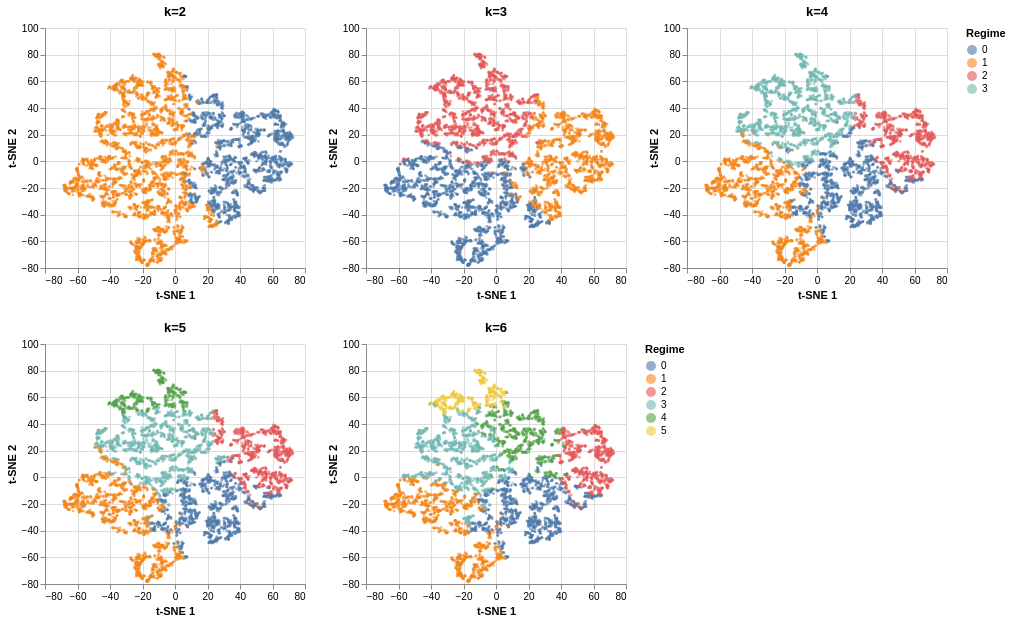

The notebook cell this image was saved under:
### Code cell
tsne_grid(coords, plot_idx, results)

### Figure 1 — Vega specification as saved in the notebook (floating-point values rounded to 4 significant figures; data arrays with more than 128 entries replaced by an {"elided": "..."} marker saying what was removed)
{"$schema": "https://vega.github.io/schema/vega/v5.json", "data": [{"name": "source_0", "values": {"elided": "5000 records"}}, {"name": "source_1", "values": {"elided": "5000 records"}}, {"name": "source_2", "values": {"elided": "5000 records"}}, {"name": "source_3", "values": {"elided": "5000 records"}}, {"name": "source_4", "values": {"elided": "5000 records"}}, {"name": "source_0_concat_0_color_domain_regime_0", "values": [{"regime": "0"}, {"regime": "1"}]}, {"name": "source_1_concat_0_color_domain_regime_1", "values": [{"regime": "1"}, {"regime": "0"}, {"regime": "2"}]}, {"name": "source_2_concat_0_color_domain_regime_2", "values": [{"regime": "0"}, {"regime": "1"}, {"regime": "2"}, {"regime": "3"}]}, {"name": "source_0_concat_0_concat_0_x_domain_tsne_1", "values": [{"min": -68.71, "max": 72.64}]}, {"name": "source_0_concat_0_concat_0_y_domain_tsne_2", "values": [{"min": -78.22, "max": 80.48}]}, {"name": "source_1_concat_0_concat_1_x_domain_tsne_1", "values": [{"min": -68.71, "max": 72.64}]}, {"name": "source_1_concat_0_concat_1_y_domain_tsne_2", "values": [{"min": -78.22, "max": 80.48}]}, {"name": "source_2_concat_0_concat_2_x_domain_tsne_1", "values": [{"min": -68.71, "max": 72.64}]}, {"name": "source_2_concat_0_concat_2_y_domain_tsne_2", "values": [{"min": -78.22, "max": 80.48}]}, {"name": "source_3_concat_1_color_domain_regime_0", "values": [{"regime": "0"}, {"regime": "1"}, {"regime": "2"}, {"regime": "3"}, {"regime": "4"}]}, {"name": "source_4_concat_1_color_domain_regime_1", "values": [{"regime": "0"}, {"regime": "1"}, {"regime": "2"}, {"regime": "3"}, {"regime": "4"}, {"regime": "5"}]}, {"name": "source_3_concat_1_concat_0_x_domain_tsne_1", "values": [{"min": -68.71, "max": 72.64}]}, {"name": "source_3_concat_1_concat_0_y_domain_tsne_2", "values": [{"min": -78.22, "max": 80.48}]}, {"name": "source_4_concat_1_concat_1_x_domain_tsne_1", "values": [{"min": -68.71, "max": 72.64}]}, {"name": "source_4_concat_1_concat_1_y_domain_tsne_2", "values": [{"min": -78.22, "max": 80.48}]}], "signals": [{"name": "childHeight", "value": 240}, {"name": "concat_0_childWidth", "value": 260}, {"name": "concat_1_childWidth", "value": 260}], "marks": [{"type": "group", "name": "concat_0_group", "marks": [{"type": "group", "name": "concat_0_concat_0_group", "encode": {"update": {"width": {"signal": "concat_0_childWidth"}, "height": {"signal": "childHeight"}}}, "marks": [{"type": "symbol", "name": "concat_0_concat_0_marks", "from": {"data": "source_0"}, "encode": {"update": {"fill": {"field": "regime", "scale": "concat_0_color"}, "size": {"value": 8}, "y": {"field": "tsne_2", "scale": "concat_0_concat_0_y"}, "shape": {"value": "circle"}, "x": {"field": "tsne_1", "scale": "concat_0_concat_0_x"}, "opacity": {"value": 0.6}}}, "style": ["circle"]}], "axes": [{"scale": "concat_0_concat_0_x", "minExtent": 0, "ticks": false, "maxExtent": 0, "aria": false, "orient": "bottom", "zindex": 0, "tickCount": {"signal": "ceil(concat_0_childWidth/40)"}, "gridScale": "concat_0_concat_0_y", "domain": false, "labels": false, "grid": true}, {"scale": "concat_0_concat_0_y", "aria": false, "maxExtent": 0, "ticks": false, "domain": false, "minExtent": 0, "orient": "left", "gridScale": "concat_0_concat_0_x", "zindex": 0, "grid": true, "tickCount": {"signal": "ceil(childHeight/40)"}, "labels": false}, {"scale": "concat_0_concat_0_x", "labelFlush": true, "labelOverlap": true, "tickCount": {"signal": "ceil(concat_0_childWidth/40)"}, "grid": false, "zindex": 0, "title": "t-SNE 1", "orient": "bottom"}, {"scale": "concat_0_concat_0_y", "zindex": 0, "grid": false, "labelOverlap": true, "orient": "left", "tickCount": {"signal": "ceil(childHeight/40)"}, "title": "t-SNE 2"}], "title": {"text": "k=2", "frame": "group"}, "style": "cell"}, {"type": "group", "name": "concat_0_concat_1_group", "encode": {"update": {"height": {"signal": "childHeight"}, "width": {"signal": "concat_0_childWidth"}}}, "marks": [{"type": "symbol", "name": "concat_0_concat_1_marks", "from": {"data": "source_1"}, "encode": {"update": {"shape": {"value": "circle"}, "opacity": {"value": 0.6}, "size": {"value": 8}, "y": {"field": "tsne_2", "scale": "concat_0_concat_1_y"}, "fill": {"field": "regime", "scale": "concat_0_color"}, "x": {"field": "tsne_1", "scale": "concat_0_concat_1_x"}}}, "style": ["circle"]}], "axes": [{"scale": "concat_0_concat_1_x", "labels": false, "maxExtent": 0, "minExtent": 0, "tickCount": {"signal": "ceil(concat_0_childWidth/40)"}, "grid": true, "orient": "bottom", "gridScale": "concat_0_concat_1_y", "ticks": false, "zindex": 0, "domain": false, "aria": false}, {"scale": "concat_0_concat_1_y", "aria": false, "grid": true, "orient": "left", "labels": false, "tickCount": {"signal": "ceil(childHeight/40)"}, "ticks": false, "maxExtent": 0, "minExtent": 0, "zindex": 0, "domain": false, "gridScale": "concat_0_concat_1_x"}, {"scale": "concat_0_concat_1_x", "tickCount": {"signal": "ceil(concat_0_childWidth/40)"}, "title": "t-SNE 1", "labelOverlap": true, "grid": false, "labelFlush": true, "zindex": 0, "orient": "bottom"}, {"scale": "concat_0_concat_1_y", "title": "t-SNE 2", "labelOverlap": true, "orient": "left", "grid": false, "zindex": 0, "tickCount": {"signal": "ceil(childHeight/40)"}}], "title": {"text": "k=3", "frame": "group"}, "style": "cell"}, {"type": "group", "name": "concat_0_concat_2_group", "encode": {"update": {"height": {"signal": "childHeight"}, "width": {"signal": "concat_0_childWidth"}}}, "marks": [{"type": "symbol", "name": "concat_0_concat_2_marks", "from": {"data": "source_2"}, "encode": {"update": {"x": {"field": "tsne_1", "scale": "concat_0_concat_2_x"}, "opacity": {"value": 0.6}, "fill": {"field": "regime", "scale": "concat_0_color"}, "shape": {"value": "circle"}, "size": {"value": 8}, "y": {"field": "tsne_2", "scale": "concat_0_concat_2_y"}}}, "style": ["circle"]}], "axes": [{"scale": "concat_0_concat_2_x", "gridScale": "concat_0_concat_2_y", "minExtent": 0, "labels": false, "maxExtent": 0, "zindex": 0, "grid": true, "ticks": false, "domain": false, "orient": "bottom", "tickCount": {"signal": "ceil(concat_0_childWidth/40)"}, "aria": false}, {"scale": "concat_0_concat_2_y", "domain": false, "maxExtent": 0, "aria": false, "grid": true, "tickCount": {"signal": "ceil(childHeight/40)"}, "minExtent": 0, "gridScale": "concat_0_concat_2_x", "orient": "left", "labels": false, "ticks": false, "zindex": 0}, {"scale": "concat_0_concat_2_x", "title": "t-SNE 1", "zindex": 0, "labelOverlap": true, "grid": false, "tickCount": {"signal": "ceil(concat_0_childWidth/40)"}, "orient": "bottom", "labelFlush": true}, {"scale": "concat_0_concat_2_y", "orient": "left", "zindex": 0, "title": "t-SNE 2", "labelOverlap": true, "tickCount": {"signal": "ceil(childHeight/40)"}, "grid": false}], "title": {"text": "k=4", "frame": "group"}, "style": "cell"}], "legends": [{"title": "Regime", "fill": "concat_0_color", "symbolType": "circle", "encode": {"symbols": {"update": {"opacity": {"value": 0.6}}}}}], "layout": {"padding": 20, "bounds": "full", "align": "each"}}, {"type": "group", "name": "concat_1_group", "marks": [{"type": "group", "name": "concat_1_concat_0_group", "encode": {"update": {"height": {"signal": "childHeight"}, "width": {"signal": "concat_1_childWidth"}}}, "marks": [{"type": "symbol", "name": "concat_1_concat_0_marks", "from": {"data": "source_3"}, "encode": {"update": {"shape": {"value": "circle"}, "fill": {"field": "regime", "scale": "concat_1_color"}, "opacity": {"value": 0.6}, "size": {"value": 8}, "y": {"field": "tsne_2", "scale": "concat_1_concat_0_y"}, "x": {"field": "tsne_1", "scale": "concat_1_concat_0_x"}}}, "style": ["circle"]}], "axes": [{"scale": "concat_1_concat_0_x", "labels": false, "domain": false, "gridScale": "concat_1_concat_0_y", "orient": "bottom", "ticks": false, "aria": false, "zindex": 0, "grid": true, "minExtent": 0, "tickCount": {"signal": "ceil(concat_1_childWidth/40)"}, "maxExtent": 0}, {"scale": "concat_1_concat_0_y", "labels": false, "aria": false, "tickCount": {"signal": "ceil(childHeight/40)"}, "orient": "left", "minExtent": 0, "ticks": false, "gridScale": "concat_1_concat_0_x", "grid": true, "domain": false, "zindex": 0, "maxExtent": 0}, {"scale": "concat_1_concat_0_x", "labelFlush": true, "title": "t-SNE 1", "labelOverlap": true, "grid": false, "orient": "bottom", "tickCount": {"signal": "ceil(concat_1_childWidth/40)"}, "zindex": 0}, {"scale": "concat_1_concat_0_y", "labelOverlap": true, "title": "t-SNE 2", "tickCount": {"signal": "ceil(childHeight/40)"}, "orient": "left", "grid": false, "zindex": 0}], "title": {"text": "k=5", "frame": "group"}, "style": "cell"}, {"type": "group", "name": "concat_1_concat_1_group", "encode": {"update": {"width": {"signal": "concat_1_childWidth"}, "height": {"signal": "childHeight"}}}, "marks": [{"type": "symbol", "name": "concat_1_concat_1_marks", "from": {"data": "source_4"}, "encode": {"update": {"x": {"field": "tsne_1", "scale": "concat_1_concat_1_x"}, "shape": {"value": "circle"}, "opacity": {"value": 0.6}, "fill": {"field": "regime", "scale": "concat_1_color"}, "y": {"field": "tsne_2", "scale": "concat_1_concat_1_y"}, "size": {"value": 8}}}, "style": ["circle"]}], "axes": [{"scale": "concat_1_concat_1_x", "orient": "bottom", "grid": true, "domain": false, "labels": false, "maxExtent": 0, "minExtent": 0, "zindex": 0, "aria": false, "tickCount": {"signal": "ceil(concat_1_childWidth/40)"}, "gridScale": "concat_1_concat_1_y", "ticks": false}, {"scale": "concat_1_concat_1_y", "gridScale": "concat_1_concat_1_x", "minExtent": 0, "maxExtent": 0, "domain": false, "zindex": 0, "aria": false, "ticks": false, "orient": "left", "grid": true, "tickCount": {"signal": "ceil(childHeight/40)"}, "labels": false}, {"scale": "concat_1_concat_1_x", "grid": false, "title": "t-SNE 1", "orient": "bottom", "labelFlush": true, "labelOverlap": true, "zindex": 0, "tickCount": {"signal": "ceil(concat_1_childWidth/40)"}}, {"scale": "concat_1_concat_1_y", "orient": "left", "grid": false, "title": "t-SNE 2", "labelOverlap": true, "zindex": 0, "tickCount": {"signal": "ceil(childHeight/40)"}}], "title": {"text": "k=6", "frame": "group"}, "style": "cell"}], "layout": {"padding": 20, "bounds": "full", "align": "each"}, "legends": [{"title": "Regime", "fill": "concat_1_color", "symbolType": "circle", "encode": {"symbols": {"update": {"opacity": {"value": 0.6}}}}}]}], "scales": [{"name": "concat_0_color", "type": "ordinal", "domain": {"fields": [{"data": "source_0_concat_0_color_domain_regime_0", "field": "regime"}, {"data": "source_1_concat_0_color_domain_regime_1", "field": "regime"}, {"data": "source_2_concat_0_color_domain_regime_2", "field": "regime"}], "sort": true}, "range": "category"}, {"name": "concat_0_concat_0_x", "type": "linear", "domain": [{"signal": "(data(\"source_0_concat_0_concat_0_x_domain_tsne_1\")[0] || {}).min"}, {"signal": "(data(\"source_0_concat_0_concat_0_x_domain_tsne_1\")[0] || {}).max"}], "range": [0, {"signal": "concat_0_childWidth"}], "zero": true, "nice": true}, {"name": "concat_0_concat_0_y", "type": "linear", "domain": [{"signal": "(data(\"source_0_concat_0_concat_0_y_domain_tsne_2\")[0] || {}).min"}, {"signal": "(data(\"source_0_concat_0_concat_0_y_domain_tsne_2\")[0] || {}).max"}], "range": [{"signal": "childHeight"}, 0], "zero": true, "nice": true}, {"name": "concat_0_concat_1_x", "type": "linear", "domain": [{"signal": "(data(\"source_1_concat_0_concat_1_x_domain_tsne_1\")[0] || {}).min"}, {"signal": "(data(\"source_1_concat_0_concat_1_x_domain_tsne_1\")[0] || {}).max"}], "range": [0, {"signal": "concat_0_childWidth"}], "nice": true, "zero": true}, {"name": "concat_0_concat_1_y", "type": "linear", "domain": [{"signal": "(data(\"source_1_concat_0_concat_1_y_domain_tsne_2\")[0] || {}).min"}, {"signal": "(data(\"source_1_concat_0_concat_1_y_domain_tsne_2\")[0] || {}).max"}], "range": [{"signal": "childHeight"}, 0], "zero": true, "nice": true}, {"name": "concat_0_concat_2_x", "type": "linear", "domain": [{"signal": "(data(\"source_2_concat_0_concat_2_x_domain_tsne_1\")[0] || {}).min"}, {"signal": "(data(\"source_2_concat_0_concat_2_x_domain_tsne_1\")[0] || {}).max"}], "range": [0, {"signal": "concat_0_childWidth"}], "zero": true, "nice": true}, {"name": "concat_0_concat_2_y", "type": "linear", "domain": [{"signal": "(data(\"source_2_concat_0_concat_2_y_domain_tsne_2\")[0] || {}).min"}, {"signal": "(data(\"source_2_concat_0_concat_2_y_domain_tsne_2\")[0] || {}).max"}], "range": [{"signal": "childHeight"}, 0], "zero": true, "nice": true}, {"name": "concat_1_color", "type": "ordinal", "domain": {"fields": [{"data": "source_3_concat_1_color_domain_regime_0", "field": "regime"}, {"data": "source_4_concat_1_color_domain_regime_1", "field": "regime"}], "sort": true}, "range": "category"}, {"name": "concat_1_concat_0_x", "type": "linear", "domain": [{"signal": "(data(\"source_3_concat_1_concat_0_x_domain_tsne_1\")[0] || {}).min"}, {"signal": "(data(\"source_3_concat_1_concat_0_x_domain_tsne_1\")[0] || {}).max"}], "range": [0, {"signal": "concat_1_childWidth"}], "nice": true, "zero": true}, {"name": "concat_1_concat_0_y", "type": "linear", "domain": [{"signal": "(data(\"source_3_concat_1_concat_0_y_domain_tsne_2\")[0] || {}).min"}, {"signal": "(data(\"source_3_concat_1_concat_0_y_domain_tsne_2\")[0] || {}).max"}], "range": [{"signal": "childHeight"}, 0], "zero": true, "nice": true}, {"name": "concat_1_concat_1_x", "type": "linear", "domain": [{"signal": "(data(\"source_4_concat_1_concat_1_x_domain_tsne_1\")[0] || {}).min"}, {"signal": "(data(\"source_4_concat_1_concat_1_x_domain_tsne_1\")[0] || {}).max"}], "range": [0, {"signal": "concat_1_childWidth"}], "nice": true, "zero": true}, {"name": "concat_1_concat_1_y", "type": "linear", "domain": [{"signal": "(data(\"source_4_concat_1_concat_1_y_domain_tsne_2\")[0] || {}).min"}, {"signal": "(data(\"source_4_concat_1_concat_1_y_domain_tsne_2\")[0] || {}).max"}], "range": [{"signal": "childHeight"}, 0], "nice": true, "zero": true}], "layout": {"padding": 20, "columns": 1, "bounds": "full", "align": "each"}, "background": "white", "padding": 5}
